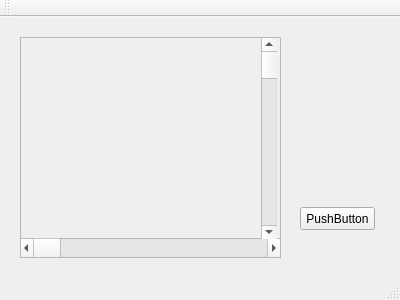
<?xml version="1.0" encoding="UTF-8"?>
<ui version="4.0">
 <class>MainWindow</class>
 <widget class="QMainWindow" name="MainWindow">
  <property name="geometry">
   <rect>
    <x>0</x>
    <y>0</y>
    <width>400</width>
    <height>300</height>
   </rect>
  </property>
  <property name="windowTitle">
   <string>MainWindow</string>
  </property>
  <widget class="QWidget" name="centralWidget">
   <widget class="QPushButton" name="pushButton">
    <property name="geometry">
     <rect>
      <x>300</x>
      <y>190</y>
      <width>75</width>
      <height>23</height>
     </rect>
    </property>
    <property name="text">
     <string>PushButton</string>
    </property>
   </widget>
   <widget class="QScrollArea" name="scrollArea">
    <property name="geometry">
     <rect>
      <x>20</x>
      <y>20</y>
      <width>261</width>
      <height>221</height>
     </rect>
    </property>
    <property name="widgetResizable">
     <bool>true</bool>
    </property>
    <widget class="QWidget" name="scrollAreaWidgetContents">
     <property name="geometry">
      <rect>
       <x>0</x>
       <y>0</y>
       <width>257</width>
       <height>217</height>
      </rect>
     </property>
     <widget class="QScrollBar" name="horizontalScrollBar">
      <property name="geometry">
       <rect>
        <x>-1</x>
        <y>200</y>
        <width>261</width>
        <height>20</height>
       </rect>
      </property>
      <property name="orientation">
       <enum>Qt::Horizontal</enum>
      </property>
     </widget>
     <widget class="QScrollBar" name="verticalScrollBar">
      <property name="geometry">
       <rect>
        <x>240</x>
        <y>0</y>
        <width>16</width>
        <height>201</height>
       </rect>
      </property>
      <property name="orientation">
       <enum>Qt::Vertical</enum>
      </property>
     </widget>
    </widget>
   </widget>
  </widget>
  <widget class="QMenuBar" name="menuBar">
   <property name="geometry">
    <rect>
     <x>0</x>
     <y>0</y>
     <width>400</width>
     <height>18</height>
    </rect>
   </property>
  </widget>
  <widget class="QToolBar" name="mainToolBar">
   <attribute name="toolBarArea">
    <enum>TopToolBarArea</enum>
   </attribute>
   <attribute name="toolBarBreak">
    <bool>false</bool>
   </attribute>
  </widget>
  <widget class="QStatusBar" name="statusBar"/>
 </widget>
 <layoutdefault spacing="6" margin="11"/>
 <resources/>
 <connections/>
</ui>
